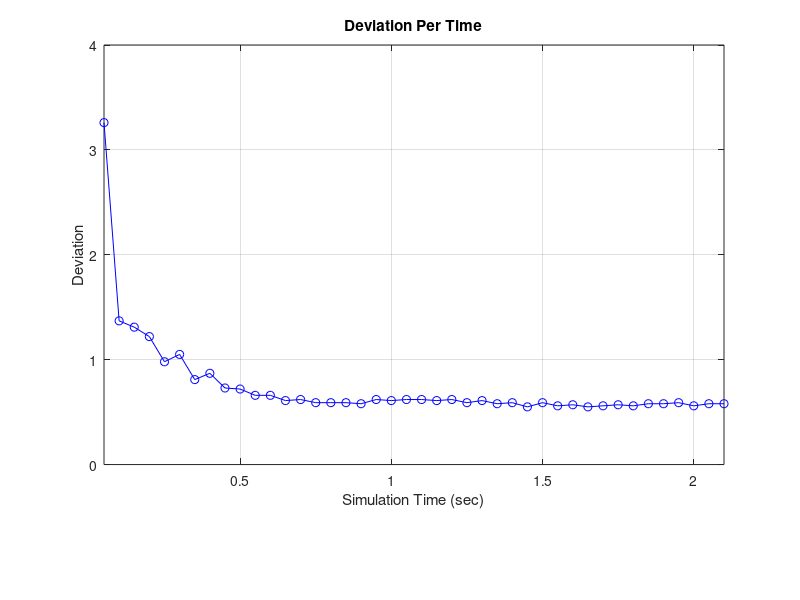

This chart was generated by the following MATLAB code:
time = linspace(0.05,2.1,42);
deviation = [3.26 1.37 1.31 1.22 0.98 1.05 0.81 0.87 0.73 0.72 0.66 0.66 0.61 0.62 0.59 0.59 0.59 0.58 0.62 0.61 0.62 0.62 0.61 0.62 0.59 0.61 0.58 0.59 0.55 0.59 0.56 0.57 0.55 0.56 0.57 0.56 0.58 0.58 0.59 0.56 0.58 0.58];

figure;
s1 = subplot(15, 1, 1:13);
plot(time,deviation,'b-o');

plotTitle = 'Deviation Per Time';
title(gca, plotTitle);
xlabel(gca, 'Simulation Time (sec)');
ylabel(gca, 'Deviation');
axis([0.05 2.1 0 4]);

grid on;
hold off;